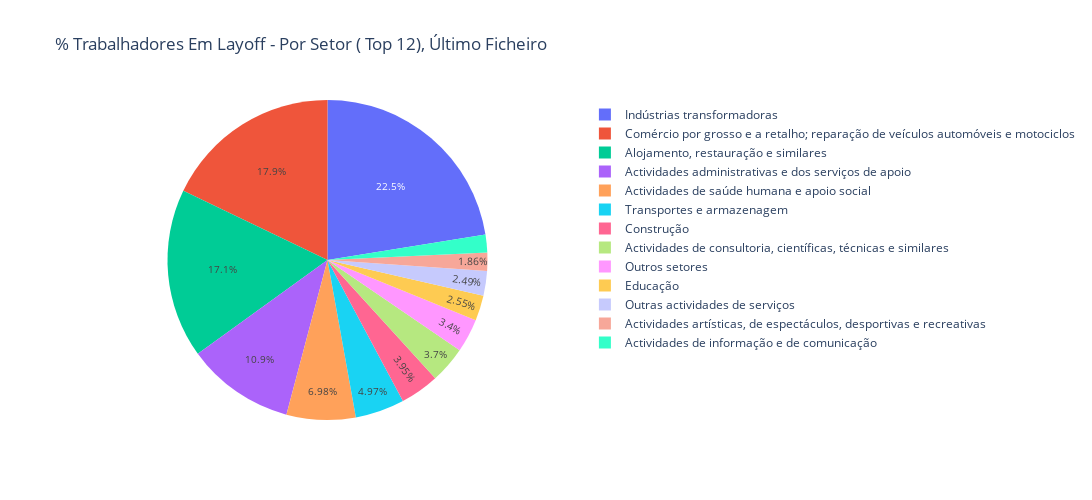

Notebook cell for this chart:
### Code cell
#Present the same information on a pie chart
df = df_pieTotal1
fig = px.pie(df, values=df_pieTotal1.values, names=df_pieTotal1.index,
             title='% Trabalhadores Em Layoff - Por Setor ( Top 12), Último Ficheiro',width=1100, height=500)
fig.update_traces(textposition='inside', textinfo='percent')
fig.update_layout(uniformtext_minsize=10, uniformtext_mode='hide')
fig.show()

### Figure 1 — Plotly figure (JSON) as saved in the notebook; plotly's stock layout.template omitted (floating-point values rounded to 4 significant figures)
{"data": [{"domain": {"x": [0, 1], "y": [0, 1]}, "hovertemplate": "Setor=%{label}<br>value=%{value}<extra></extra>", "labels": ["Indústrias transformadoras", "Comércio por grosso e a retalho; reparação de veículos automóveis e motociclos", "Alojamento, restauração e similares", "Actividades administrativas e dos serviços de apoio", "Actividades de saúde humana e apoio social", "Transportes e armazenagem", "Construção", "Actividades de consultoria, científicas, técnicas e similares", "Outros setores", "Educação", "Outras actividades de serviços", "Actividades artísticas, de espectáculos, desportivas e recreativas", "Actividades de informação e de comunicação "], "legendgroup": "", "name": "", "showlegend": true, "textinfo": "percent", "textposition": "inside", "type": "pie", "values": [309334, 245967, 235417, 150167, 96052, 68446, 54322, 50998, 46786, 35139, 34307, 25559, 24463]}], "layout": {"height": 500, "legend": {"tracegroupgap": 0}, "title": {"text": "% Trabalhadores Em Layoff - Por Setor ( Top 12), Último Ficheiro"}, "uniformtext": {"minsize": 10, "mode": "hide"}, "width": 1100}}
